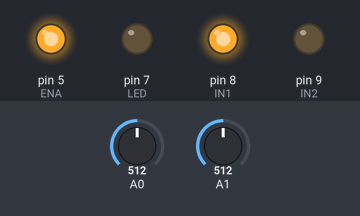
The sketch below on a simulated Arduino Uno, built with avr-gcc and run on an emulated ATmega328P. Parts: output pins drawn as LEDs (lit = HIGH). The test bench sets the inputs (shaded band); at power-on: A1 = 512, A0 = 512.

Above: at 1.2 s.
1.3 s: A1 set to 466
2.8 s: A1 set to 441
At 3.1 s:
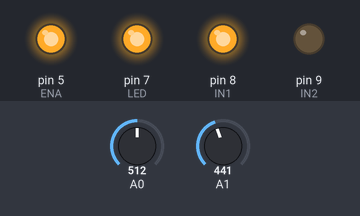
4.3 s: A0 set to 81
5.8 s: A0 set to 74
At 6.7 s:
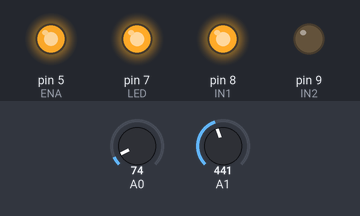
7.3 s: A1 set to 460
At 8.0 s:
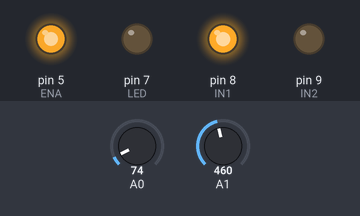
8.9 s: A0 set to 0
At 9.4 s:
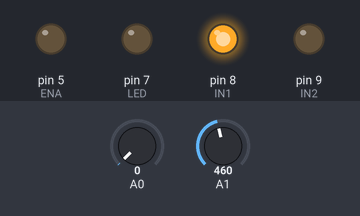
Timing chart, 0 to 11.5 s (numbered marks = the images above; inputs shaded):
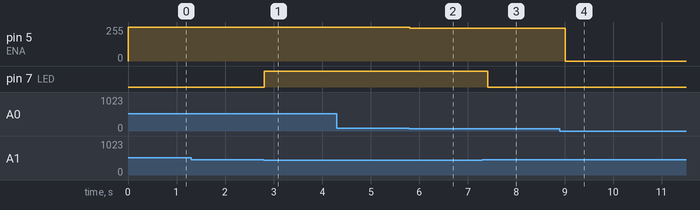

The sketch:

Projeto_197_Ventilacao_e_luminosidade.ino
```cpp
// Projeto 197 - Ventilacao e luminosidade
// Arduino Uno | Arduino Neon Lab

const byte ENA=5,IN1=8,IN2=9,LED=7;
void setup(){for(byte p:{ENA,IN1,IN2,LED})pinMode(p,OUTPUT);
 digitalWrite(IN1,HIGH);digitalWrite(IN2,LOW);}
void loop(){
 float t=analogRead(A0)*5.0/1023.0*100.0;
 int pwm=constrain((int)((t-26)*24),0,255);
 analogWrite(ENA,pwm);
 digitalWrite(LED,analogRead(A1)<450);
 delay(200);
}
```

Measured:
- the behaviour switches between 450 and 449 on A1 (found by bisection; images 0 and 1)
- after the input at 1.3 s, every drawn part: stays the same
- after the input at 2.8 s, pin 7 (LED): LOW → HIGH at once
- after the input at 4.3 s, every drawn part: stays the same
- after the input at 5.8 s, pin 5 (ENA): 255/255 → 244/255 at once
- after the input at 7.3 s, pin 7 (LED): HIGH → LOW after 0.11 s
- after the input at 8.9 s, pin 5 (ENA): 244/255 → 0/255 after 0.11 s
